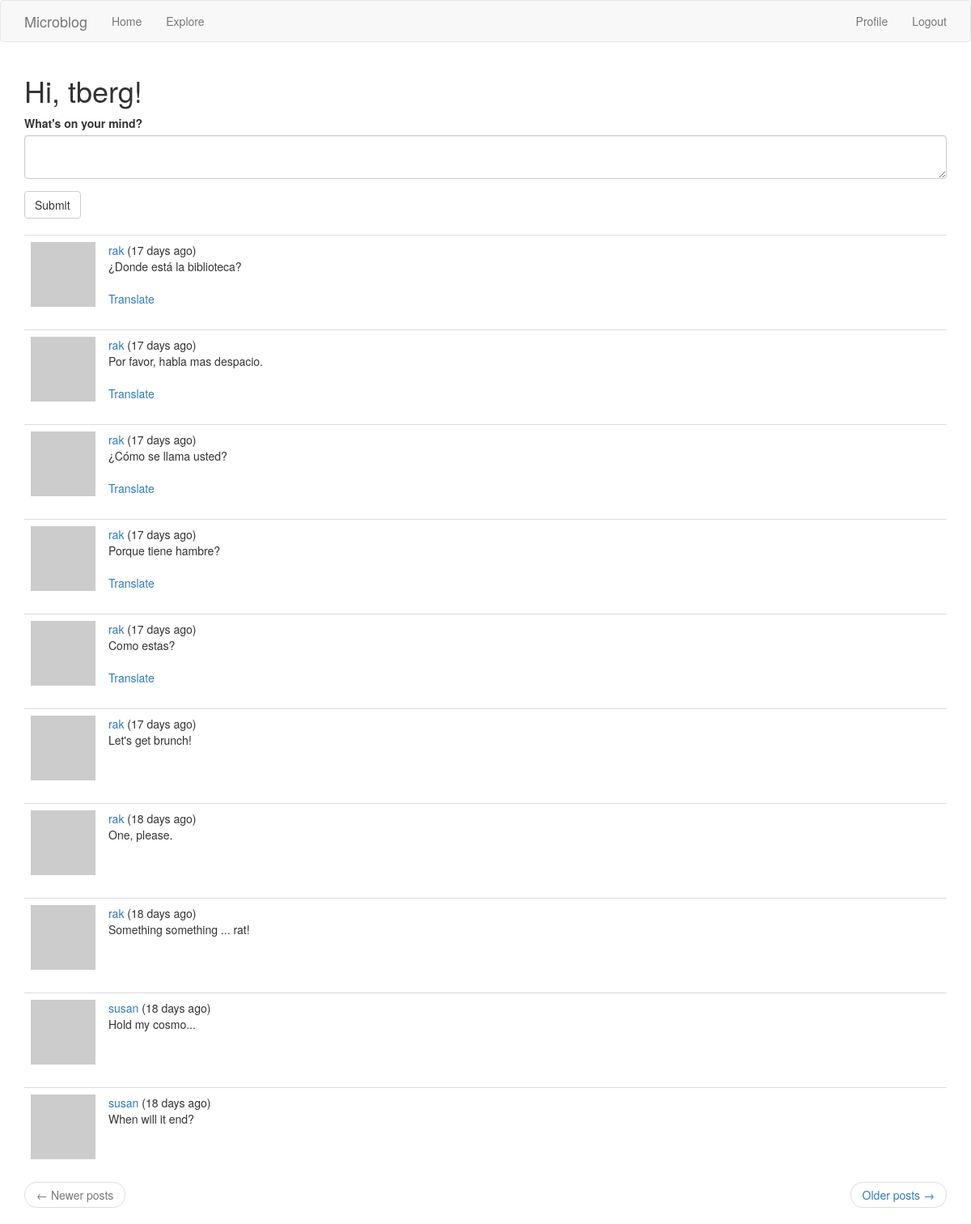
The page /index (signed in) on the database its author committed.
### app/models.py (models this page shows, shortened)
class User(UserMixin, db.Model):
    id = db.Column(db.Integer, primary_key=True)
    username = db.Column(db.String(32), index=True, unique=True)
    email = db.Column(db.String(128), index=True, unique=True)
    password_hash = db.Column(db.String(128))
    posts = db.relationship('Post', backref='author', lazy='dynamic')
    about_me = db.Column(db.String(140))
    last_seen = db.Column(db.DateTime, default=datetime.utcnow)
    followed = db.relationship(
        'User', secondary=followers,
        primaryjoin=(followers.c.follower_id == id),  # the 'c' attribute of any table contains its columns
        secondaryjoin=(followers.c.followed_id == id),
        backref=db.backref('followers', lazy='dynamic'),
        lazy='dynamic')
    def avatar(self, size):
        digest = md5(self.email.lower().encode('utf-8')).hexdigest()  # returns a string hex code
        return 'https://www.gravatar.com/avatar/{}?s={}&d=identicon'.format(digest, size)
    def followed_posts(self):
        followed = Post.query.join(
            followers, (followers.c.followed_id == Post.user_id)).filter(
                followers.c.follower_id == self.id)
        return followed.union(self.posts).order_by(Post.timestamp.desc())

class Post(db.Model):
    id = db.Column(db.Integer, primary_key=True)
    body = db.Column(db.String(140))
    timestamp = db.Column(db.DateTime, index=True, default=datetime.utcnow)
    user_id = db.Column(db.Integer, db.ForeignKey('user.id'))
    language = db.Column(db.String(5))

### app/routes.py (the view, shortened to what this page needs)
@app.route('/', methods=['GET', 'POST'])  # map the top-level URL to this function
@app.route('/index', methods=['GET', 'POST'])  # also map the /index URL to this same function
@login_required  # require login to view this page
def index():
    form = PostForm()
    current_page = request.args.get('page', 1, type=int)
    posts = current_user.followed_posts().paginate(
        current_page, app.config['POSTS_PER_PAGE'], False)
    prev_url = url_for('index', page=posts.prev_num) if posts.has_prev else None
    next_url = url_for('index', page=posts.next_num) if posts.has_next else None
    return render_template('index.html', title=_('Home'), form=form, posts=posts.items,
                           next_url=next_url, prev_url=prev_url)

### app/forms.py
class PostForm(FlaskForm):
    post = TextAreaField(_l('What\'s on your mind?'), validators=[DataRequired(), Length(min=1, max=140)], render_kw={'autofocus': True})
    submit = SubmitField(_l('Submit'))

### app/models.py (called while the page is built)
@login.user_loader
def load_user(id):
    return User.query.get(int(id))

### app/routes.py (called while the page is built)
@app.before_request
def before_request():
    if current_user.is_authenticated:
        current_user.last_seen = datetime.utcnow()
        db.session.commit()
    g.locale = str(get_locale())

### app/templates/index.html
{% extends "base.html" %}
{% import 'bootstrap/wtf.html' as wtf %}
{% block app_content %}
    <h1>{{ _('Hi, %(username)s!', username=current_user.username) }}</h1>
    {% if form %}
        {{ wtf.quick_form(form) }}
        <br>
    {% endif %}
    <div id="posts">
        {% for post in posts %}
            {% include "_post.html" %}
        {% endfor %}
    </div>
    <nav aria-label="...">
        <ul class="pager">
            <li class="previous{% if not prev_url %} disabled{% endif %}">
                <a href="{{ prev_url or '#' }}">
                    <span aria-hidden="true">←</span> {{ _('Newer posts') }}
                </a>
            </li>
            <li class="next{% if not next_url %} disabled{% endif %}">
                <a href="{{ next_url or '#' }}">
                    {{ _('Older posts') }} <span aria-hidden="true">→</span>
                </a>
            </li>
        </ul>
    </nav>
{% endblock %}

### app/templates/_post.html (shortened to what this page needs)
<table class="table table-hover">
    <tr>
        <td width="70px">
            <a href="{{ url_for('user', username=post.author.username) }}">
                <img src="{{ post.author.avatar(70) }}" />
            </a>
        </td>
        <td>
            {{ _('%(username)s (%(when)s)', username=user_link, when=moment(post.timestamp).fromNow()) }}
            <br>
            <span id="post{{ post.id }}">{{ post.body }}</span>
            {% if post.language and post.language != g.locale %}
                <br><br>
                <span id="translation{{ post.id }}">
                    <a href="javascript:jstranslate(
                                '#post{{ post.id }}',
                                '#translation{{ post.id}}',
                                '{{ post.language }}',
                                '{{ g.locale }}');">{{ _('Translate') }}</a>
                </span>
            {% endif %}
        </td>
    </tr>
</table>

### rows shown on the page
Post: body "¿Donde está la biblioteca?"
Post: body "Por favor, habla mas despacio."
Post: body "¿Cómo se llama usted?"
Post: body "Porque tiene hambre?"
Post: body "Como estas?"
Post: body "Let's get brunch!"
Post: body "One, please."
Post: body "Something something ... rat!"
Post: body "Hold my cosmo..."
Post: body "When will it end?"
